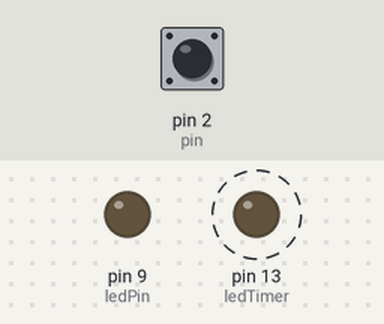
A sketch run on a simulated Arduino Uno, built with avr-gcc and run on an emulated ATmega328P. Shown: output pins drawn as LEDs (lit = HIGH). Dashed ring = blinking. The test bench sets the inputs (shaded band); at power-on: pin 2 (pin) HIGH.

Above: at 1.25 s.
1.3 s: pin 2 (pin) pulled LOW for 0.15 s
At 1.55 s:
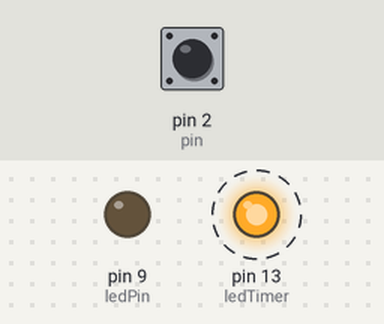
4.3 s: pin 2 (pin) pulled LOW for 3.2 s
At 4.55 s:
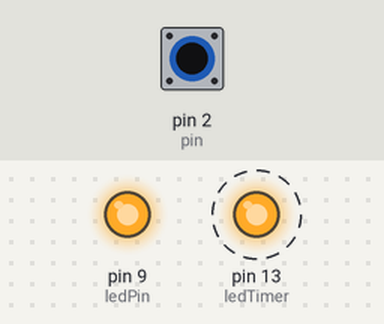
Timing chart, 0 to 15.0 s (numbered marks = the images above; inputs shaded):
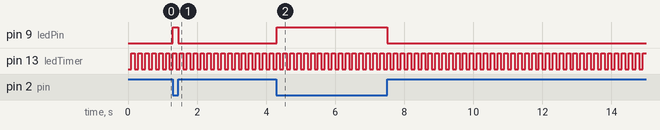

Measured:
- after the input at 1.3 s, pin 9 (ledPin): LOW → HIGH at once, → LOW 0.15 s later
- after the input at 4.3 s, pin 9 (ledPin): LOW → HIGH at once, → LOW 3.2 s later
- by itself, pin 13 (ledTimer): alternates HIGH for 0.10 s and LOW for 0.10 s

The sketch:

event-based-simple-example.ino
```cpp
#define pin 2     //pin on which the button will be connected
#define ledPin 9 //LED pin. is onboard the arduino and does not have to be connected manually
#define ledTimer 13 //LED that will be running with a timer

int buttonLedState = LOW;     //store state of button LED
int timerLedState = LOW;      //store state of timer LED

//store last time   events ran
unsigned long buttonLastTime = 0;
unsigned long timerLastTime = 0;

//store how long to wait before rerunning event
unsigned int buttonEventDelay = 50;
unsigned int timerEventDelay = 100;

void setup() {
  pinMode(pin, INPUT_PULLUP); //button pin is input. Set it to be 5V standby
  pinMode(ledPin, OUTPUT);    //led pin is output
  pinMode(ledTimer, OUTPUT); //led pin is output

  //LEDs are turned off
  digitalWrite(ledPin, buttonLedState);
  digitalWrite(ledTimer, timerLedState);
}

void loop() {
  unsigned long curTime = millis(); //get the current time, in milliseconds
  ButtonEvent(curTime);
  timedLedEvent(curTime);
}

void ButtonEvent(unsigned long currentTime){
  //check to see if enough time has passed to redo event
  if (currentTime - buttonLastTime < buttonEventDelay){
    return;
  }

  //run event if that is the case
  //check to see if the button pin is not the same state as the LED.
  if (digitalRead(pin) != buttonLedState){

    buttonLedState = digitalRead(pin);    //set ledState to be the same as the button state
    digitalWrite(ledPin, !buttonLedState); //write the new LED state to the led pin
  }

  buttonLastTime = currentTime; //set the current time to be the last time the event has been run
}

void timedLedEvent(unsigned long currentTime){
  //check to see if enough time has passed to redo event
  if (currentTime - timerLastTime < timerEventDelay){
    return;
  }

  //run event if that is the case
  timerLedState = !timerLedState; //switch the state of timer LED
  digitalWrite(ledTimer, timerLedState);

  timerLastTime = currentTime; //set the current time to be the last time the event has been run
}
```
